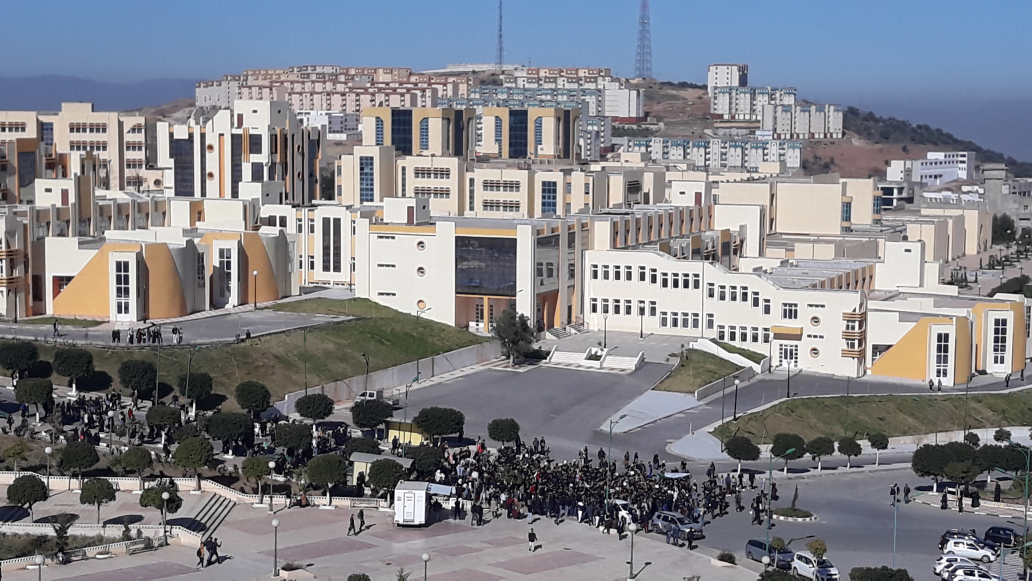
%> input picture TP1_Features & Panorama/images/campus_01.jpg, 4128 x 2322 px (shown at 1/4 size)
$ octave panorama_template.m   (GNU Octave 9; MATLAB toolbox functions it lacks are replaced by stand-ins)
%> lines starting %> are read from the running program, lines starting %| are printed output that depends on the picture
clear all
close all
clc

%% lire les images

I1 = imread('images/campus_01.jpg'); %  première image.
I2 = imread('images/campus_02.jpg'); % deuxième image
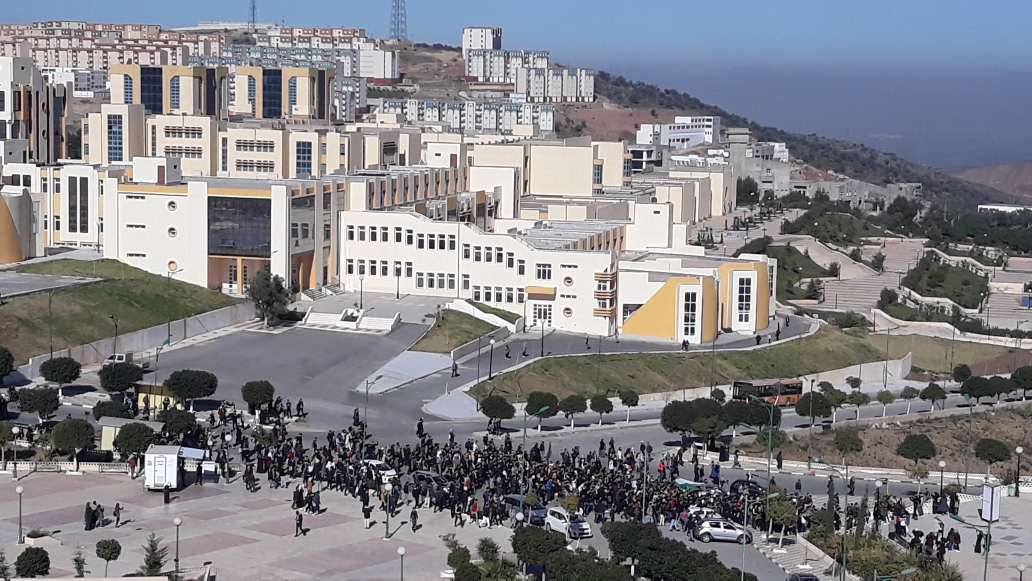
%> input picture TP1_Features & Panorama/images/campus_02.jpg, 4128 x 2322 px (shown at 1/4 size)

%% Extraire les features et leurs descripteurs
% detecte les features pour I1
gI = rgb2gray(I1); % convertir I1 en niveau de gris (vous pouvez ajouter un test pour vérifier si c'est une image couleur)
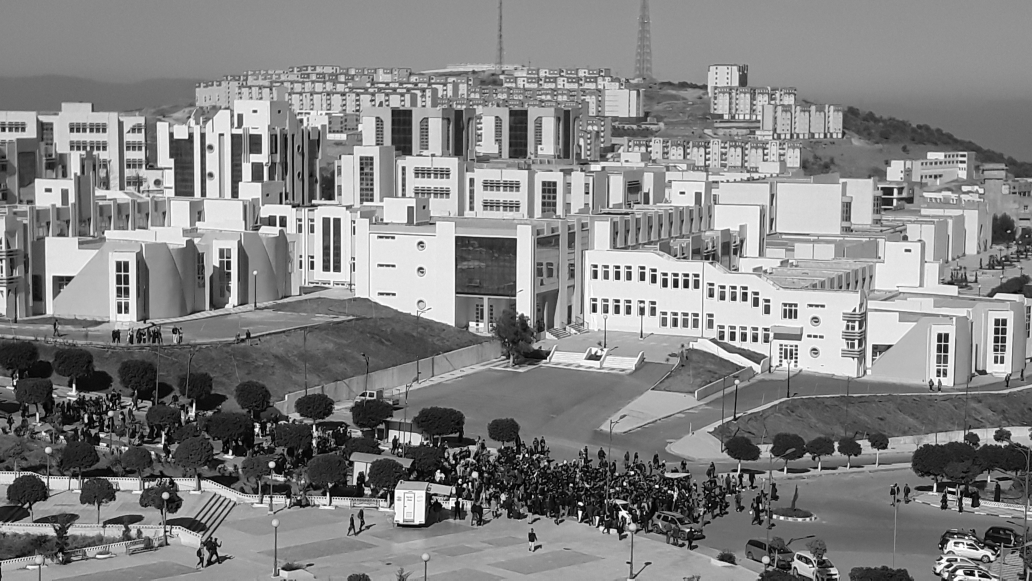
%> gI: size 2322x4128 uint8 (shown at 1/4 size); min 0, max 255, mean 131.6
%> (the run ends here)
